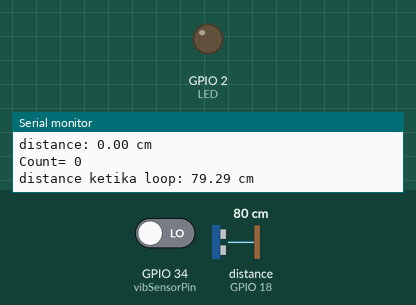
A sketch run on a simulated ESP32. Parts: output pins drawn as LEDs (lit = HIGH), the last lines printed to the serial monitor. Wiring (inferred from the names in the program): ultrasonic range finder: trigger GPIO 5; echo GPIO 18. Inputs (shaded band) come from the test bench; at power-on: GPIO 34 (vibSensorPin) LOW, distance to the obstacle (sensor on GPIO 18) 80 cm. The echo pulse lasts 58.3 µs per cm; WiFi joins after 1.5 s; servers stay silent unless stated; uploads are accepted with an empty reply; pins used as bus, display or sensor lines are not drawn.

Above: at 2.7 s.
2.8 s: GPIO 34 (vibSensorPin) driven HIGH
At 3.6 s:
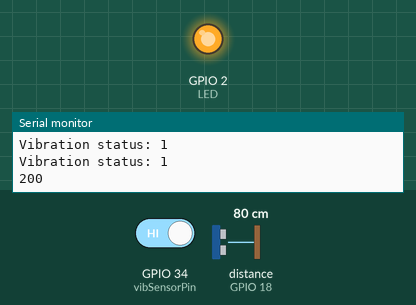
4.3 s: GPIO 34 (vibSensorPin) driven LOW
At 4.7 s:
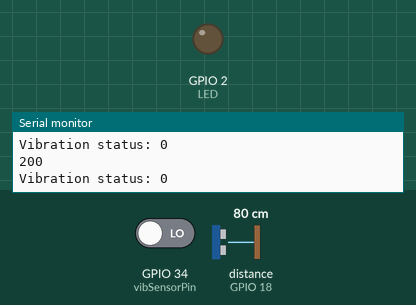
Timing chart, 0 to 7.3 s (numbered marks = the images above; inputs shaded):
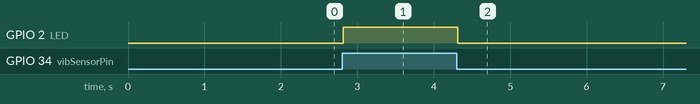

Measured:
- after the input at 2.8 s, GPIO 2 (LED): LOW → HIGH at once
- after the input at 4.3 s, GPIO 2 (LED): HIGH → LOW at once

The sketch:

FIX_ESP32.ino
```cpp
#include <Wire.h>
#include <WiFiClient.h>
#include <WiFi.h>
#include <HTTPClient.h>
WiFiClient client;

#define LED 2
#define vibSensorPin 34
#define TRIG_PIN 5
#define ECHO_PIN 18
#define SOUND_SPEED 0.034

const char *ssid = "Taman Firdaus 2.4GHz";  //ENTER YOUR WIFI SETTINGS
const char *password = "orangSuci666";

//Web/Server address to read/write from
const char *host = "192.168.100.11";   //https://circuits4you.com website or IP address of server
//192.168.100.14 --> Tiga Putra Wifi

//Inisialisasi Sensor Ultrasonik
float duration_us, distance_cm;
int count, count2= 0;
int personCount = 0;
static bool someoneInside = false;
static bool someoneInsideNow = someoneInside;
int activateCountNoPerson, activateCountPerson = 1;
int temp[1];
int validateBreak = 0;

//Inisialisasi Sensor Vibration
bool value;

TaskHandle_t task1;
TaskHandle_t task2;
TaskHandle_t task3;

void updateData();

void updateData(){
  digitalWrite(TRIG_PIN, HIGH);
  delayMicroseconds(10);
  digitalWrite(TRIG_PIN, LOW);
  duration_us = pulseIn(ECHO_PIN, HIGH);
  // calculate the distance
  distance_cm = 0.017 * duration_us;
  // print the value to Serial Monitor
  Serial.print("distance ketika loop: ");
  Serial.print(distance_cm);
  Serial.println(" cm");
}

String get_wifi_status(int status){
  switch(status){
    case WL_IDLE_STATUS:
    return "WL_IDLE_STATUS";
    case WL_SCAN_COMPLETED:
    return "WL_SCAN_COMPLETED";
    case WL_NO_SSID_AVAIL:
    return "WL_NO_SSID_AVAIL";
    case WL_CONNECT_FAILED:
    return "WL_CONNECT_FAILED";
    case WL_CONNECTION_LOST:
    return "WL_CONNECTION_LOST";
    case WL_CONNECTED:
    return "WL_CONNECTED";
    case WL_DISCONNECTED:
    return "WL_DISCONNECTED";
  }
}

void postData(void * parameter){
   for (;;) {
    HTTPClient http;    //Declare object of class HTTPClient
    String postData, vibration, person_count, link;

    vibration = String(value);
    person_count = String(personCount);

     //Post Data
    postData = "&vibration=" + vibration + "&personCount=" + person_count;
    link = "http://fluzzteam.tech/post-esp-data.php";
    http.begin(client,link);              //Specify request destination
    http.addHeader("Content-Type", "application/x-www-form-urlencoded");    //Specify content-type header

    int httpCode = http.POST(postData);   //Send the request
    String payload = http.getString();    //Get the response payload

    Serial.println(httpCode);   //Print HTTP return code
    Serial.println(payload);    //Print request response payload

    http.end();  //Close connection

    delay(300);  //Post Data at every 10 seconds
   }
  }

void ultrasonic(void * parameter) {
  for (;;) { // infinite loop
      digitalWrite(TRIG_PIN, HIGH);
      delayMicroseconds(10);
      digitalWrite(TRIG_PIN, LOW);

      // measure duration of pulse from ECHO pin
      duration_us = pulseIn(ECHO_PIN, HIGH);

      // calculate the distance
      distance_cm = 0.017 * duration_us;

      // print the value to Serial Monitor
      Serial.print("distance: ");
      Serial.print(distance_cm);
      Serial.println(" cm");

      if (distance_cm < 30){
        //flag1 = 1;
              if(activateCountPerson == 1){
                for(count2 =0;count2<= 10;count2++){
                  Serial.println("Count= " +String(count2));
                  //Serial.println("jarak= "+ String(distance_cm));
                  updateData();
                  if(distance_cm > 30){
                  //validateBreak = 1;
                  return;}
                  delay(500);
                }
                //if(validateBreak = 0){
                  someoneInside = true;
                  if (someoneInsideNow != someoneInside){
                    Serial.print (" --- Ada Orang");
                    personCount++;
                    personCount += temp[0];
                    temp[0] = personCount;
                    someoneInsideNow = someoneInside;
                  }
                  activateCountNoPerson = 1;
                  activateCountPerson = 0;
                //}
              }
              else {
                //validateBreak = 0;
                someoneInside = true;
                  if (someoneInsideNow != someoneInside){
                    Serial.print (" --- Ada Orang");
                    personCount++;
                    personCount += temp[0];
                    temp[0] = personCount;
                    someoneInsideNow = someoneInside;
                    activateCountNoPerson = 1;
                  }
              }
      }
       else {
          if(activateCountNoPerson == 1){
            someoneInside = false;
            for(count =0;count<= 10;count++){
              Serial.println("Count= " +String(count));
              //Serial.println("jarak= "+ String(distance_cm));
              //delay(500);
              updateData();
              if(distance_cm < 30){;
                return;}
              // }
              delay(500);
            }
            //if(validateBreak = 0){
            someoneInsideNow = someoneInside;
            if(count == 10){
              someoneInside = false;
              Serial.print (" --- Tidak ada Orang");
              count = 0;
            }
            personCount = 0;
            activateCountNoPerson = 0;
            activateCountPerson = 1;
            //}
          }else{
            //validateBreak = 0;
            someoneInside = false;
            someoneInsideNow = someoneInside;
            someoneInside = false;
            personCount = 0;
            activateCountPerson = 1;
            Serial.print("Count= " + String(count));
            Serial.print (" --- Tidak ada Orang");
          }
        }

      Serial.print("  Person Count = ");
      Serial.println(personCount);
      delay(2000);

    // Pause the task for 500 ms
    vTaskDelay(300 / portTICK_PERIOD_MS);
  }
}

void vibration(void * parameter) {
  for (;;) { // infinite loop
    value = digitalRead(vibSensorPin);
    Serial.print("Vibration status: ");
    Serial.println(value);
    if (value == 1) {
      digitalWrite(LED, HIGH);
    }
      else if(value == 0){
      digitalWrite(LED, LOW);
    }

    vTaskDelay(300 / portTICK_PERIOD_MS);
  }
}

void setup() {
  Serial.begin(9600);
  pinMode(vibSensorPin, INPUT);
  pinMode(LED, OUTPUT);
  pinMode(TRIG_PIN, OUTPUT);
  pinMode(ECHO_PIN, INPUT);

  int status = WL_IDLE_STATUS;
  Serial.println("\nConnecting...");
  Serial.println(get_wifi_status(status));
  WiFi.begin(ssid, password);

  while(status != WL_CONNECTED){
      delay(500);
      status = WiFi.status();
      Serial.println(get_wifi_status(status));
  }

  Serial.println("\nConnected to the WiFi network");
  Serial.print("Local ESP32 IP: ");
  Serial.println(WiFi.localIP());

  xTaskCreatePinnedToCore(
    ultrasonic,    // Function that should be called
    "Ultrasonic Sensor",   // Name of the task (for debugging)
    2048,            // Stack size (bytes)
    NULL,            // Parameter to pass
    1,               // Task priority
    &task1,             // Task handle
    0          // Core you want to run the task on (0 or 1)
  );

  xTaskCreatePinnedToCore(
    vibration,    // Function that should be called
    "Vibration Sensor",   // Name of the task (for debugging)
    2048,            // Stack size (bytes)
    NULL,            // Parameter to pass
    1,               // Task priority
    &task2,             // Task handle
    0          // Core you want to run the task on (0 or 1)
  );

  xTaskCreatePinnedToCore(
    postData,    // Function that should be called
    "PostData",   // Name of the task (for debugging)
    2048,            // Stack size (bytes)
    NULL,            // Parameter to pass
    1,               // Task priority
    &task3,             // Task handle
    0          // Core you want to run the task on (0 or 1)
  );

}

void loop() {
}
```
